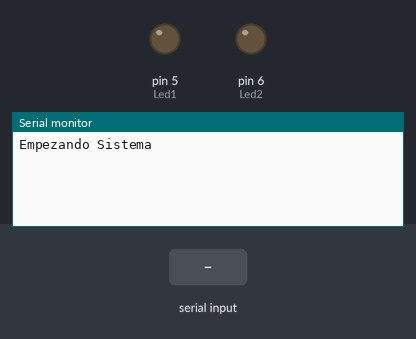
The sketch below on a simulated Arduino Mega 2560, built with avr-gcc and run on an emulated ATmega2560. Parts: output pins drawn as LEDs (lit = HIGH), the last lines printed to the serial monitor. The test bench sets the inputs (shaded band).

Above: at 1.2 s.
1.3 s: "L1\n" received over the second serial link
At 1.7 s:
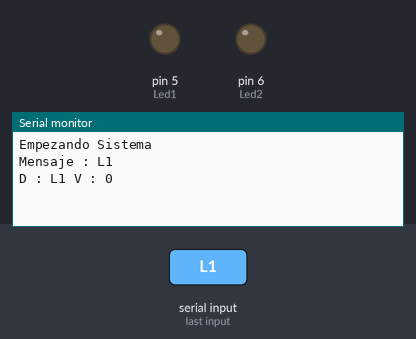
2.8 s: "90/45\n" received over the second serial link
At 4.0 s:
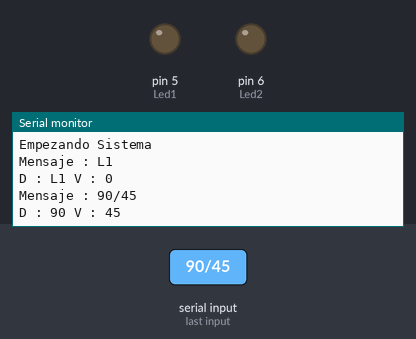
4.3 s: "5\n" received over the second serial link
At 5.1 s:
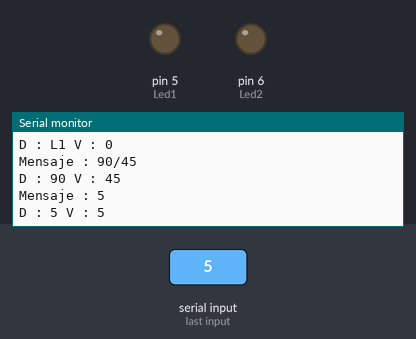

Measured:
- after the input at 1.3 s, the serial monitor: prints a new line at once (image 1)
- after the input at 2.8 s, the serial monitor: prints a new line at once (image 2)
- after the input at 4.3 s, the serial monitor: prints a new line at once (image 3)

The sketch:

Mega_Demo_Avanzado.ino
```cpp
int Led1 = 5;
int Led2 = 6;
int Nivel1 = 0;
int Nivel2 = 0;

void setup() {
  pinMode(Led1, OUTPUT);
  pinMode(Led2, OUTPUT);
  analogWrite(Led1, Nivel1);
  analogWrite(Led2, Nivel2);
  Serial.begin(9600); // Serial de depuracion cable USB
  Serial1.begin(9600); // Serial Bluetooth 1
  Serial2.begin(9600); // Serial Bluetooth 2
  Serial.println("Empezando Sistema");
}

void loop() {
  ActualizarSerial(Serial1);
  ActualizarSerial(Serial2);

  analogWrite(Led1, Nivel1);
  analogWrite(Led2, Nivel2);
}


void ActualizarSerial(HardwareSerial &PuertoSerial) {
    if (PuertoSerial.available()) {
  String Mensaje = PuertoSerial.readStringUntil('\n');
  Serial.print("Mensaje : ");
  Serial.println(Mensaje);
  int PosicionPleca = Mensaje.indexOf('/');
  int PosicionSaltoLinea = Mensaje.length();

  String Dato = Mensaje.substring(0, PosicionPleca);
  int Valor = Mensaje.substring(PosicionPleca + 1, PosicionSaltoLinea).toInt();

  if (Dato.equals("L1")) {
    Nivel1 = Valor;
  } else if (Dato.equals("L2")) {
    Nivel2 = Valor;
  }

  Serial.print("D : ");
  Serial.print(Dato);
  Serial.print(" V : ");
  Serial.println(Valor);
    }
}
```
